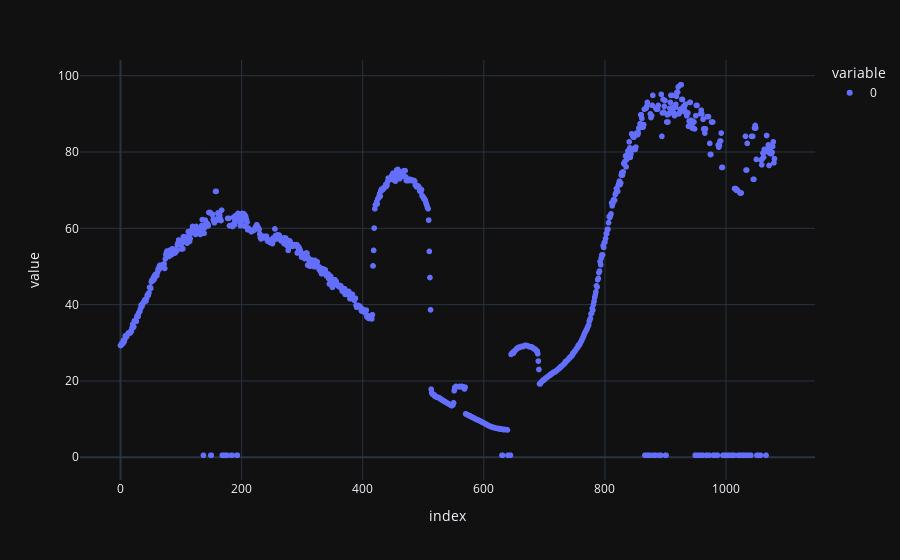

Notebook source saved alongside this figure:
### Code cell
phi = np.arcsin(car_width / r) / msg['angle_increment']
px.scatter(phi)

### Figure 1 — Plotly figure (JSON) as saved in the notebook; plotly's stock layout.template omitted (floating-point values rounded to 4 significant figures; data arrays with more than 128 entries replaced by an {"elided": "..."} marker saying what was removed)
{"data": [{"hovertemplate": "variable=0<br>index=%{x}<br>value=%{y}<extra></extra>", "legendgroup": "0", "marker": {"color": "#636efa", "symbol": "circle"}, "mode": "markers", "name": "0", "showlegend": true, "type": "scattergl", "x": {"elided": "1081 int values"}, "xaxis": "x", "y": {"elided": "1081 float values"}, "yaxis": "y"}], "layout": {"legend": {"title": {"text": "variable"}, "tracegroupgap": 0}, "margin": {"t": 60}, "xaxis": {"anchor": "y", "domain": [0, 1], "title": {"text": "index"}}, "yaxis": {"anchor": "x", "domain": [0, 1], "title": {"text": "value"}}}}
